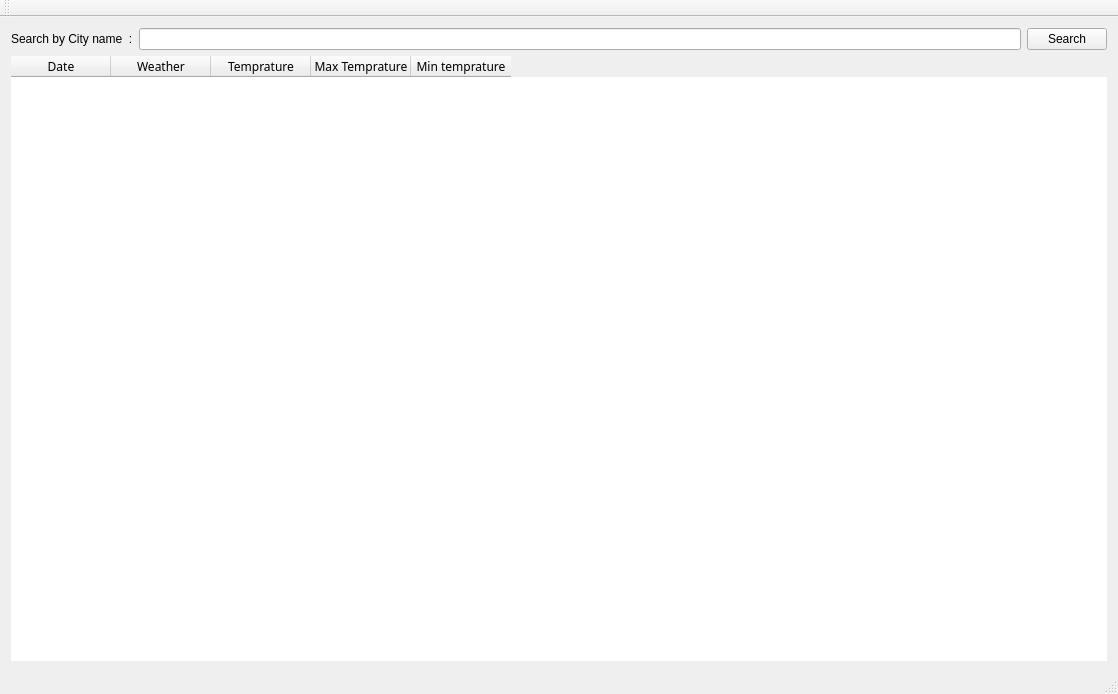
<?xml version="1.0" encoding="UTF-8"?>
<ui version="4.0">
 <class>MainWindow</class>
 <widget class="QMainWindow" name="MainWindow">
  <property name="geometry">
   <rect>
    <x>0</x>
    <y>0</y>
    <width>1116</width>
    <height>694</height>
   </rect>
  </property>
  <property name="maximumSize">
   <size>
    <width>100000</width>
    <height>1000000</height>
   </size>
  </property>
  <property name="windowTitle">
   <string>MainWindow</string>
  </property>
  <widget class="QWidget" name="centralWidget">
   <layout class="QVBoxLayout" name="verticalLayout_2">
    <item>
     <layout class="QHBoxLayout" name="horizontalLayout">
      <item>
       <widget class="QLabel" name="label_2">
        <property name="text">
         <string>Search by City name  :</string>
        </property>
       </widget>
      </item>
      <item>
       <widget class="QLineEdit" name="city"/>
      </item>
      <item>
       <widget class="QPushButton" name="Search">
        <property name="text">
         <string>Search</string>
        </property>
       </widget>
      </item>
     </layout>
    </item>
    <item>
     <layout class="QVBoxLayout" name="rapperview">
      <item>
       <widget class="QTableWidget" name="data_table">
        <property name="sizePolicy">
         <sizepolicy hsizetype="Expanding" vsizetype="Expanding">
          <horstretch>0</horstretch>
          <verstretch>0</verstretch>
         </sizepolicy>
        </property>
        <property name="minimumSize">
         <size>
          <width>1096</width>
          <height>0</height>
         </size>
        </property>
        <property name="font">
         <font>
          <family>aakar</family>
         </font>
        </property>
        <property name="autoFillBackground">
         <bool>true</bool>
        </property>
        <property name="locale">
         <locale language="English" country="India"/>
        </property>
        <property name="frameShape">
         <enum>QFrame::NoFrame</enum>
        </property>
        <property name="frameShadow">
         <enum>QFrame::Plain</enum>
        </property>
        <property name="lineWidth">
         <number>0</number>
        </property>
        <property name="editTriggers">
         <set>QAbstractItemView::NoEditTriggers</set>
        </property>
        <column>
         <property name="text">
          <string>Date</string>
         </property>
         <property name="textAlignment">
          <set>AlignCenter</set>
         </property>
        </column>
        <column>
         <property name="text">
          <string>Weather</string>
         </property>
         <property name="textAlignment">
          <set>AlignCenter</set>
         </property>
        </column>
        <column>
         <property name="text">
          <string>Temprature</string>
         </property>
         <property name="textAlignment">
          <set>AlignCenter</set>
         </property>
        </column>
        <column>
         <property name="text">
          <string>Max Temprature</string>
         </property>
         <property name="textAlignment">
          <set>AlignCenter</set>
         </property>
        </column>
        <column>
         <property name="text">
          <string>Min temprature</string>
         </property>
         <property name="textAlignment">
          <set>AlignCenter</set>
         </property>
        </column>
       </widget>
      </item>
     </layout>
    </item>
   </layout>
  </widget>
  <widget class="QMenuBar" name="menuBar">
   <property name="geometry">
    <rect>
     <x>0</x>
     <y>0</y>
     <width>1116</width>
     <height>20</height>
    </rect>
   </property>
  </widget>
  <widget class="QToolBar" name="mainToolBar">
   <attribute name="toolBarArea">
    <enum>TopToolBarArea</enum>
   </attribute>
   <attribute name="toolBarBreak">
    <bool>false</bool>
   </attribute>
  </widget>
  <widget class="QStatusBar" name="statusBar"/>
 </widget>
 <layoutdefault spacing="6" margin="11"/>
 <resources/>
 <connections/>
</ui>
